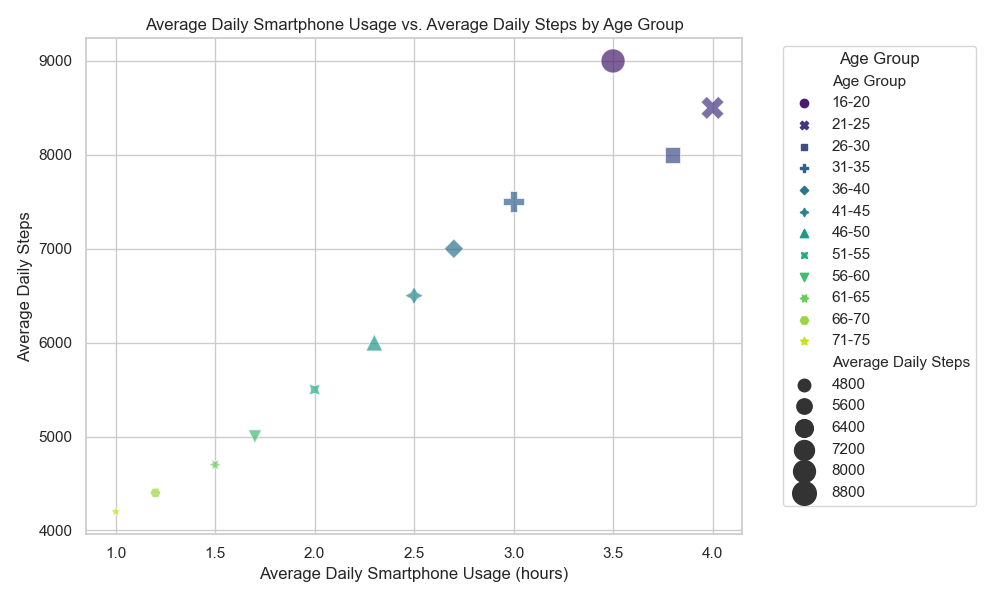

Python code for this plot:

import pandas as pd
import seaborn as sns
import matplotlib.pyplot as plt

# Data
data = [
    {'Age Group': '16-20', 'Average Daily Smartphone Usage (hours)': 3.5, 'Average Daily Steps': 9000},
    {'Age Group': '21-25', 'Average Daily Smartphone Usage (hours)': 4.0, 'Average Daily Steps': 8500},
    {'Age Group': '26-30', 'Average Daily Smartphone Usage (hours)': 3.8, 'Average Daily Steps': 8000},
    {'Age Group': '31-35', 'Average Daily Smartphone Usage (hours)': 3.0, 'Average Daily Steps': 7500},
    {'Age Group': '36-40', 'Average Daily Smartphone Usage (hours)': 2.7, 'Average Daily Steps': 7000},
    {'Age Group': '41-45', 'Average Daily Smartphone Usage (hours)': 2.5, 'Average Daily Steps': 6500},
    {'Age Group': '46-50', 'Average Daily Smartphone Usage (hours)': 2.3, 'Average Daily Steps': 6000},
    {'Age Group': '51-55', 'Average Daily Smartphone Usage (hours)': 2.0, 'Average Daily Steps': 5500},
    {'Age Group': '56-60', 'Average Daily Smartphone Usage (hours)': 1.7, 'Average Daily Steps': 5000},
    {'Age Group': '61-65', 'Average Daily Smartphone Usage (hours)': 1.5, 'Average Daily Steps': 4700},
    {'Age Group': '66-70', 'Average Daily Smartphone Usage (hours)': 1.2, 'Average Daily Steps': 4400},
    {'Age Group': '71-75', 'Average Daily Smartphone Usage (hours)': 1.0, 'Average Daily Steps': 4200}
]

# Convert to DataFrame
df = pd.DataFrame(data)

# Create scatterplot with diversified visual encoding
plt.figure(figsize=(10, 6))
scatter = sns.scatterplot(
    data=df,
    x='Average Daily Smartphone Usage (hours)',
    y='Average Daily Steps',
    size='Average Daily Steps',  # Size by daily steps - this will give a different size marker for different step counts
    hue='Age Group',            # Color by age group
    style='Age Group',          # Different marker style for different age groups
    palette='viridis',          # Color palette
    sizes=(50, 300),            # Range of sizes for marker
    alpha=0.7                   # Transparency of markers
)

# Customizing the plot
scatter.set_title('Average Daily Smartphone Usage vs. Average Daily Steps by Age Group')
scatter.set_xlabel('Average Daily Smartphone Usage (hours)')
scatter.set_ylabel('Average Daily Steps')
plt.legend(title='Age Group', bbox_to_anchor=(1.05, 1), loc='upper left')

# Show the plot
plt.tight_layout()
plt.show()
